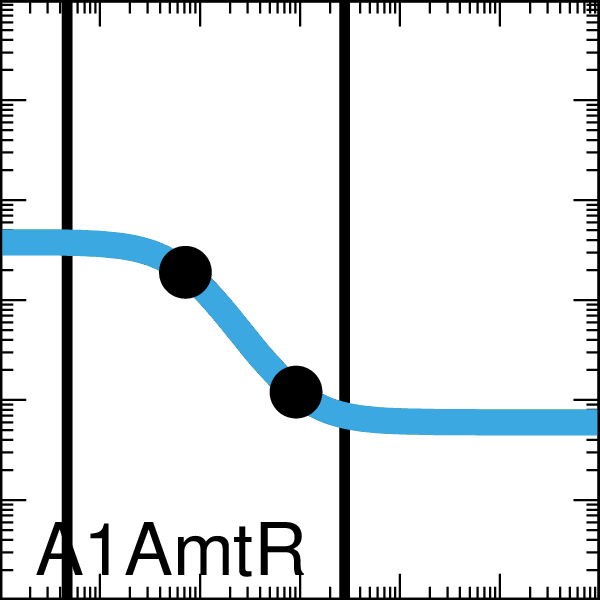

Source code (gnuplot):

set output "SimAnnealing_1-alu_A000_xfer_model_A1_AmtR.eps"
set terminal postscript eps enhanced color "Helvetica, 35" size 2,2
set logscale x
set logscale y
set lmargin screen 0.0
set rmargin screen 1.0
set tmargin screen 1.0
set bmargin screen 0.0
set size ratio 1.0
set border linewidth 2
set tics scale 2
set mxtics 10
set mytics 10
set key bottom left
set key samplen -1
set xrange [0.001:1000.0]
set yrange [0.001:1000.0]
set format y "10^{%L}"    
set format x "10^{%L}"    
set format x ""    
set xlabel '10001000'
set arrow from 0.004699999999999999,0.001 to 0.004699999999999999,1000.0 nohead lw 10 lt 2 lc rgb '#000000'
set arrow from 2.8013,0.001 to 2.8013,1000.0 nohead lw 10 lt 2 lc rgb '#000000'
ymin = 0.06
ymax = 3.8
K = 0.07
n = 1.6
set dummy x

plot ymin+(ymax-ymin)/(1.0+(x/K)**n) lw 25 lc rgb '#3BA9E0' title 'A1AmtR',\
 "<echo '1 2'" using (0.071418036):(1.8999999942505164)  with points pt 7 ps 4 lc rgb 'black' notitle,\
 "<echo '1 2'" using (0.917082477):(0.11999999997380284)  with points pt 7 ps 4 lc rgb 'black' notitle
